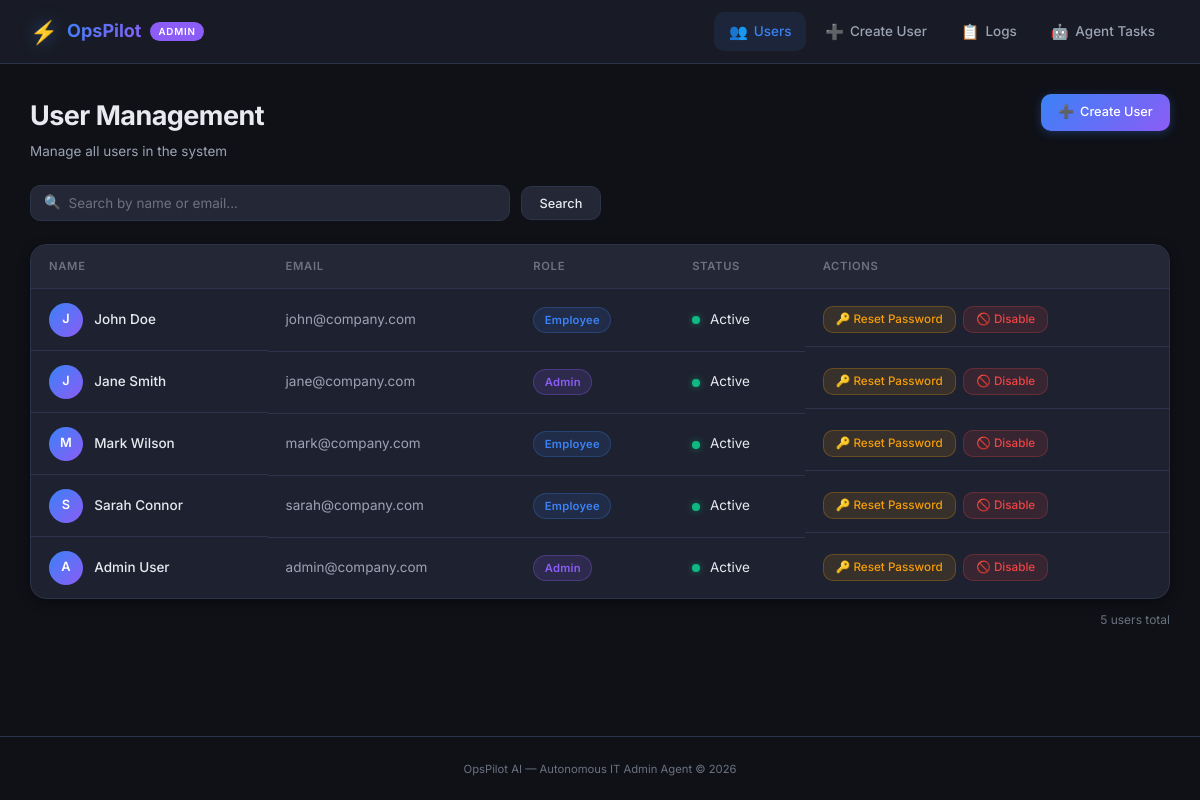
/users, run on an earlier commit of the app's database.
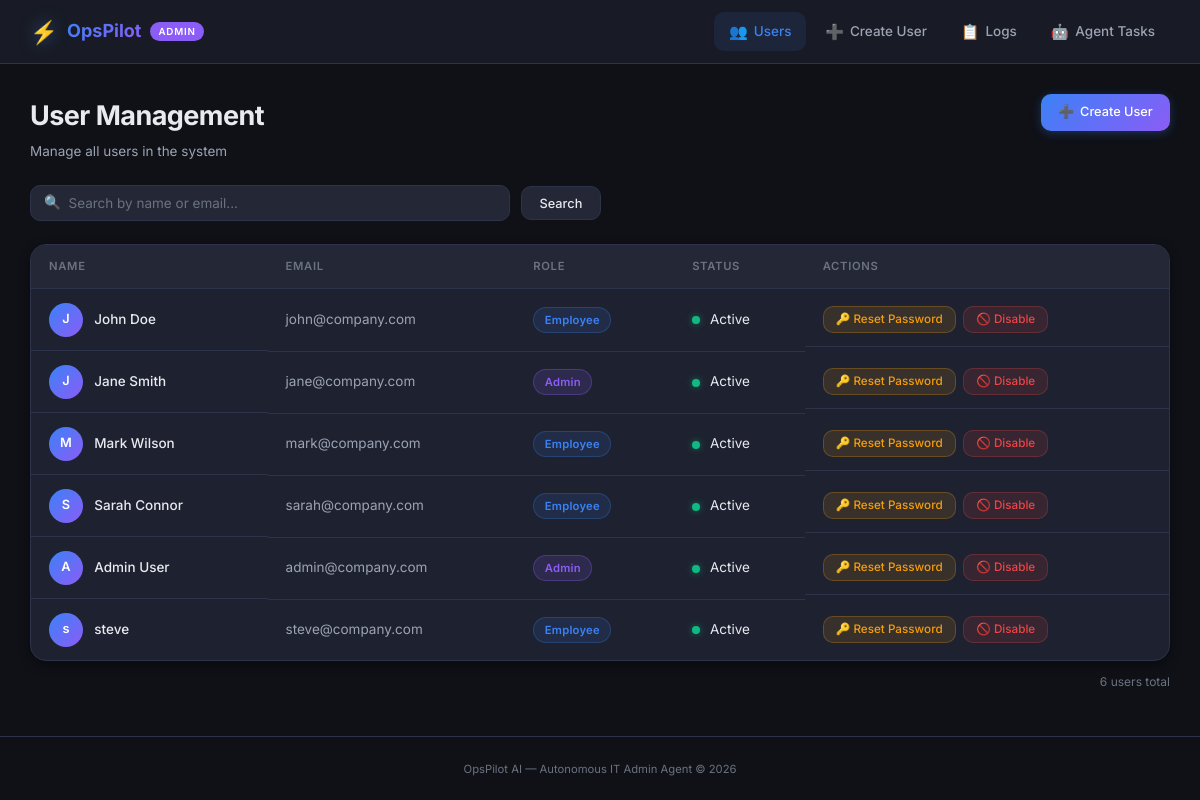
And on a later commit of the database.
### tables this page shows
CREATE TABLE users (
                id INTEGER PRIMARY KEY AUTOINCREMENT,
                name TEXT NOT NULL,
                email TEXT UNIQUE NOT NULL,
                role TEXT NOT NULL DEFAULT 'Employee',
                status TEXT NOT NULL DEFAULT 'Active',
                created_at TEXT NOT NULL DEFAULT (datetime('now'))
            );

### admin_panel/main.py (the view)
@app.get("/users", response_class=HTMLResponse)
async def users_page(request: Request, q: str = "", message: str = "", msg_type: str = "success"):
    users = await get_all_users(query=q if q else None)
    return templates.TemplateResponse("users.html", {
        "request": request,
        "users": users,
        "search_query": q,
        "message": message,
        "msg_type": msg_type,
    })

### admin_panel/templates/users.html (shortened to what this page needs)
{% extends "base.html" %}
{% block content %}
<div class="page-header">
    <div class="page-header-left">
        <h1 data-testid="page-title">User Management</h1>
        <p class="page-subtitle">Manage all users in the system</p>
    </div>
    <a href="/create-user" class="btn btn-primary" data-testid="create-user-btn">
        <span>➕</span> Create User
    </a>
</div>
<div class="search-bar" data-testid="search-bar">
    <form method="get" action="/users" class="search-form">
        <div class="search-input-wrapper">
            <span class="search-icon">🔍</span>
            <input
                type="text"
                name="q"
                placeholder="Search by name or email..."
                value="{{ search_query }}"
                class="search-input"
                data-testid="search-input"
                autocomplete="off"
            >
        </div>
        <button type="submit" class="btn btn-secondary" data-testid="search-btn">Search</button>
    </form>
</div>
<div class="table-wrapper">
    <table class="data-table" data-testid="users-table">
        <thead>
            <tr>
                <th>Name</th>
                <th>Email</th>
                <th>Role</th>
                <th>Status</th>
                <th>Actions</th>
            </tr>
        </thead>
        <tbody>
            {% if users %}
                {% for user in users %}
                <tr class="table-row" data-testid="user-row-{{ user.email }}">
                    <td class="cell-name">
                        <div class="user-avatar">{{ user.name[0] }}</div>
                        <span>{{ user.name }}</span>
                    </td>
                    <td class="cell-email" data-testid="user-email-{{ user.email }}">{{ user.email }}</td>
                    <td>
                        <span class="badge badge-{{ user.role | lower }}" data-testid="user-role-{{ user.email }}">
                            {{ user.role }}
                        </span>
                    </td>
                    <td>
                        <span class="status-dot status-{{ user.status | lower }}"></span>
                        <span data-testid="user-status-{{ user.email }}">{{ user.status }}</span>
                    </td>
                    <td class="cell-actions">
                        <form method="post" action="/reset-password/{{ user.id }}" class="inline-form">
                            <button
                                type="submit"
                                class="btn btn-sm btn-warning"
                                data-testid="reset-btn-{{ user.email }}"
                                data-confirm="Are you sure you want to reset the password for {{ user.name }}?"
                            >
                                🔑 Reset Password
                            </button>
                        </form>
                        {% if user.status == 'Active' %}
                        <form method="post" action="/disable-user/{{ user.id }}" class="inline-form">
                            <button
                                type="submit"
                                class="btn btn-sm btn-danger"
                                data-testid="disable-btn-{{ user.email }}"
                                data-confirm="Are you sure you want to disable {{ user.name }}? This action cannot be undone."
                            >
                                🚫 Disable
                            </button>
                        </form>
                        {% else %}
                        <span class="btn btn-sm btn-disabled" data-testid="disabled-label-{{ user.email }}">Disabled</span>
                        {% endif %}
                    </td>
                </tr>
                {% endfor %}
            {% endif %}
        </tbody>
    </table>
</div>
<div class="table-footer">
    <span class="user-count" data-testid="user-count">{{ users | length }} user{{ 's' if users | length != 1 else '' }} total</span>
</div>
{% endblock %}

### admin_panel/templates/base.html (shortened to what this page needs)
<!DOCTYPE html>
<html lang="en">
<head>
    <link rel="stylesheet" href="/static/styles.css">
</head>
<body>
    <nav class="navbar" data-testid="navbar">
        <div class="nav-brand">
            <span class="nav-logo">⚡</span>
            <span class="nav-title">OpsPilot</span>
            <span class="nav-badge">Admin</span>
        </div>
        <div class="nav-links">
            <a href="/users" class="nav-link {% if request.url.path == '/users' %}active{% endif %}" data-testid="nav-users">
                <span class="nav-icon">👥</span> Users
            </a>
            <a href="/create-user" class="nav-link {% if request.url.path == '/create-user' %}active{% endif %}" data-testid="nav-create-user">
                <span class="nav-icon">➕</span> Create User
            </a>
            <a href="/logs" class="nav-link {% if request.url.path == '/logs' %}active{% endif %}" data-testid="nav-logs">
                <span class="nav-icon">📋</span> Logs
            </a>
            <a href="/agent-tasks" class="nav-link {% if request.url.path == '/agent-tasks' %}active{% endif %}" data-testid="nav-agent-tasks">
                <span class="nav-icon">🤖</span> Agent Tasks
            </a>
        </div>
    </nav>
    <main class="container">
        {% block content %}{% endblock %}
    </main>
    <footer class="footer">
        <p>OpsPilot AI &mdash; Autonomous IT Admin Agent &copy; 2026</p>
    </footer>
</body>
</html>

What changed in the data, as far as the page shows it:
added users: name "s", name "steve", email "steve@company.com", role "Employee", status "Active"
Also different on the page:
{{ users | length }}: "5" → "6"
